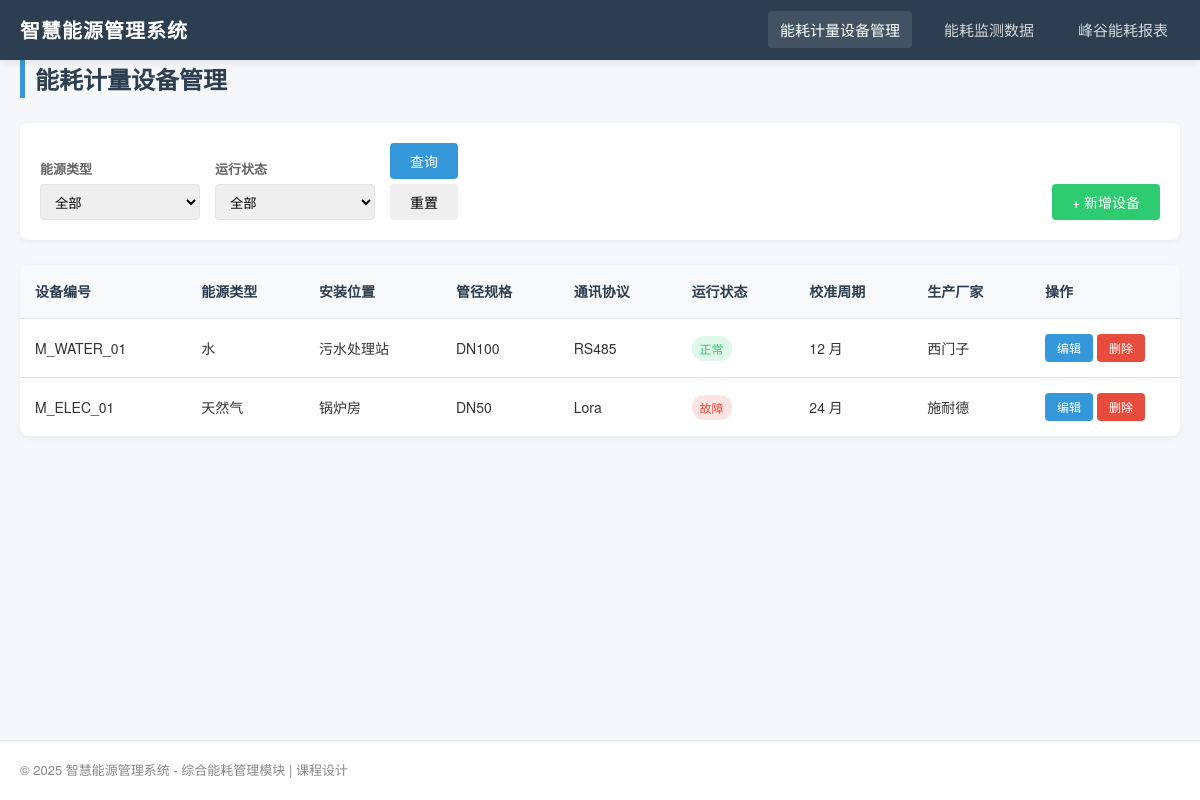
The page /energy/meter_manage on the database its author committed.
### backend/models.py (models this page shows)
class EnergyMeter(db.Model):
    __tablename__ = "energy_meter"
    meter_id = db.Column(db.String(20), primary_key=True, comment="设备编号")
    factory_id = db.Column(db.String(20), db.ForeignKey("factory_area.factory_id"), nullable=False, comment="所属厂区编号")
    energy_type = db.Column(db.Enum("水", "蒸汽", "天然气"), nullable=False, comment="能源类型")
    install_location = db.Column(db.String(100), nullable=False, comment="安装位置")
    pipe_spec = db.Column(db.String(20), comment="管径规格")
    comm_protocol = db.Column(db.Enum("RS485", "Lora"), nullable=False, comment="通讯协议")
    run_status = db.Column(db.Enum("正常", "故障"), default="正常", comment="运行状态")
    calib_cycle = db.Column(db.Integer, nullable=False, comment="校准周期")
    manufacturer = db.Column(db.String(50), comment="生产厂家")
    create_time = db.Column(db.DateTime, default=datetime.now)
    monitor_datas = db.relationship("EnergyMonitor", backref="meter", lazy=True)
    def to_dict(self):
        return {
            "meter_id": self.meter_id,
            "factory_id": self.factory_id,
            "energy_type": self.energy_type,
            "install_location": self.install_location,
            "pipe_spec": self.pipe_spec,
            "comm_protocol": self.comm_protocol,
            "run_status": self.run_status,
            "calib_cycle": self.calib_cycle,
            "manufacturer": self.manufacturer
        }

### backend/routes/energy_routes.py (the view)
@energy_bp.route('/meter_manage')
def meter_manage():
    e_type = request.args.get('energy_type')
    r_status = request.args.get('run_status')
    query = EnergyMeter.query
    if e_type:
        query = query.filter_by(energy_type=e_type)
    if r_status:
        query = query.filter_by(run_status=r_status)
    meters = query.all()
    return render_template('meter_manage.html', meters=meters)

### frontend/templates/meter_manage.html (shortened to what this page needs)
{% extends "base.html" %}
{% block content %}
    <h1 class="page-title">能耗计量设备管理</h1>
    <div class="filter-bar">
        <div class="filter-item">
            <label>能源类型</label>
            <select id="filter_energy_type">
                <option value="">全部</option>
            </select>
        </div>
        <div class="filter-item">
            <label>运行状态</label>
            <select id="filter_run_status">
                <option value="">全部</option>
            </select>
        </div>
        <div class="filter-item">
            <button class="btn btn-primary" onclick="searchMeters()">查询</button>
            <button class="btn" onclick="resetMeterFilter()">重置</button>
        </div>
        <div class="filter-item" style="margin-left: auto;">
            <button class="btn btn-success" onclick="showAddMeterModal()">+ 新增设备</button>
        </div>
    </div>
    <div class="table-responsive">
        <table class="data-table">
            <thead>
                <tr>
                    <th>设备编号</th>
                    <th>能源类型</th>
                    <th>安装位置</th>
                    <th>管径规格</th>
                    <th>通讯协议</th>
                    <th>运行状态</th>
                    <th>校准周期</th>
                    <th>生产厂家</th>
                    <th width="150">操作</th>
                </tr>
            </thead>
            <tbody id="meterTableBody">
                {% if meters %}
                    {% for meter in meters %}
                        <tr>
                            <td>{{ meter.meter_id }}</td>
                            <td>{{ meter.energy_type }}</td>
                            <td>{{ meter.install_location }}</td>
                            <td>{{ meter.pipe_spec }}</td>
                            <td>{{ meter.comm_protocol }}</td>
                            <td>
                                <span class="status-badge {{ 'status-normal' if meter.run_status == '正常' else 'status-fault' }}">
                                    {{ meter.run_status }}
                                </span>
                            </td>
                            <td>{{ meter.calib_cycle }} 月</td>
                            <td>{{ meter.manufacturer }}</td>
                            <td>
                                <button class="btn btn-primary btn-sm"
                                        data-meter='{{ meter.to_dict()|tojson|safe }}'
                                        onclick="prepareEditMeter(this)">
                                    编辑
                                </button>
                                <button class="btn btn-danger btn-sm" onclick="deleteMeter('{{ meter.meter_id }}')">删除</button>
                            </td>
                        </tr>
                    {% endfor %}
                {% else %}
                    <tr><td colspan="9" style="text-align: center; color: #999;">暂无数据</td></tr>
                {% endif %}
            </tbody>
        </table>
    </div>
{% endblock %}

### frontend/static/css/style.css (style rules this page uses)
:root { --primary-color: #3498db; --secondary-color: #2c3e50; --success-color: #2ecc71; --warning-color: #f1c40f; --danger-color: #e74c3c; --light-bg: #f5f7fa; --border-color: #e1e4e8; --text-color: #333; }
* { margin: 0; padding: 0; box-sizing: border-box; font-family: "Microsoft YaHei", "Helvetica Neue", Arial, sans-serif; }
body { background-color: var(--light-bg); color: var(--text-color); line-height: 1.6; }
.page-title { font-size: 24px; color: var(--secondary-color); margin-bottom: 25px; padding-left: 10px; border-left: 5px solid var(--primary-color); }
.filter-bar { background-color: #fff; padding: 20px; border-radius: 8px; box-shadow: 0 2px 6px rgba(0,0,0,0.05); margin-bottom: 25px; display: flex; flex-wrap: wrap; gap: 15px; align-items: flex-end; }
.filter-item { display: flex; flex-direction: column; gap: 5px; }
.filter-item label { font-size: 13px; color: #666; font-weight: 600; }
.filter-item select, .filter-item input { height: 36px; padding: 0 10px; border: 1px solid var(--border-color); border-radius: 4px; min-width: 160px; outline: none; }
.btn { height: 36px; padding: 0 20px; border: none; border-radius: 4px; cursor: pointer; font-size: 14px; font-weight: 500; transition: all 0.2s; display: inline-flex; align-items: center; justify-content: center; }
.btn-primary { background-color: var(--primary-color); color: #fff; }
.btn-success { background-color: var(--success-color); color: #fff; }
.btn-danger { background-color: var(--danger-color); color: #fff; }
.btn-sm { height: 28px; padding: 0 12px; font-size: 12px; }
.table-responsive { overflow-x: auto; background: #fff; border-radius: 8px; box-shadow: 0 2px 6px rgba(0,0,0,0.05); }
.data-table { width: 100%; border-collapse: collapse; min-width: 800px; }
.data-table th, .data-table td { padding: 15px; text-align: left; border-bottom: 1px solid var(--border-color); font-size: 14px; }
.data-table th { background-color: #f8f9fa; color: var(--secondary-color); font-weight: 600; white-space: nowrap; }
.data-table tr:last-child td { border-bottom: none; }
.status-badge { padding: 4px 8px; border-radius: 12px; font-size: 12px; font-weight: 500; }
.status-normal { background-color: rgba(46, 204, 113, 0.15); color: var(--success-color); }
.status-fault { background-color: rgba(231, 76, 60, 0.15); color: var(--danger-color); }

### rows shown on the page
EnergyMeter: meter_id "M_WATER_01", energy_type "水", install_location "污水处理站", pipe_spec "DN100", comm_protocol "RS485", run_status "正常", calib_cycle "12", manufacturer "西门子"
EnergyMeter: meter_id "M_ELEC_01", energy_type "天然气", install_location "锅炉房", pipe_spec "DN50", comm_protocol "Lora", run_status "故障", calib_cycle "24", manufacturer "施耐德"
